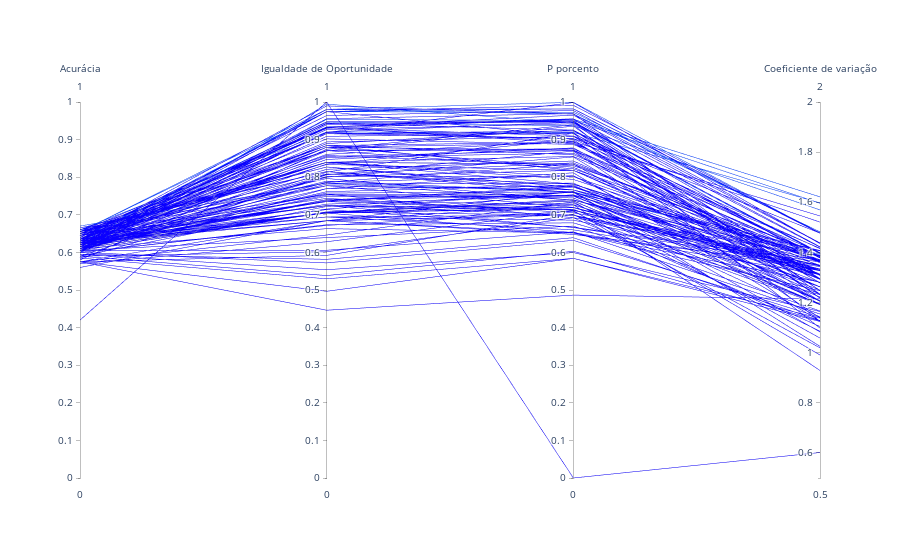

Notebook cell for this chart:
### Code cell
fig = go.Figure(data=
    go.Parcoords(
        line = dict(color = new_results['dominated'], 
                        colorscale = ['rgba(11,66,255, 1)', 'rgba(11,0,255, 0.5)']),
        dimensions = list([
            dict(range = [0,1],
                label = 'Acurácia', values = m_metrics['Acurácia']),
            dict(range = [0,1],
                label = 'Igualdade de Oportunidade', values = m_metrics['Igualdade de Oportunidade']),
            dict(range = [0,1],
                label = 'P porcento', values = m_metrics['P porcento']),
            dict(range = [0.5,2],
                label = 'Coeficiente de variação', values = m_metrics['cv_aux']),
        ])
    )
)

fig.update_layout(
    plot_bgcolor = 'white',
    paper_bgcolor = 'white'
)

fig.show()

### Figure 1 — Plotly figure (JSON) as saved in the notebook; plotly's stock layout.template omitted (floating-point values rounded to 4 significant figures; data arrays with more than 128 entries replaced by an {"elided": "..."} marker saying what was removed)
{"data": [{"dimensions": [{"label": "Acurácia", "range": [0, 1], "values": {"elided": "150 float values"}}, {"label": "Igualdade de Oportunidade", "range": [0, 1], "values": {"elided": "150 float values"}}, {"label": "P porcento", "range": [0, 1], "values": {"elided": "150 float values"}}, {"label": "Coeficiente de variação", "range": [0.5, 2], "values": {"elided": "150 float values"}}], "line": {"color": {"elided": "150 int values"}, "colorscale": [[0, "rgba(11,66,255, 1)"], [1, "rgba(11,0,255, 0.5)"]]}, "type": "parcoords"}], "layout": {"paper_bgcolor": "white", "plot_bgcolor": "white"}}
